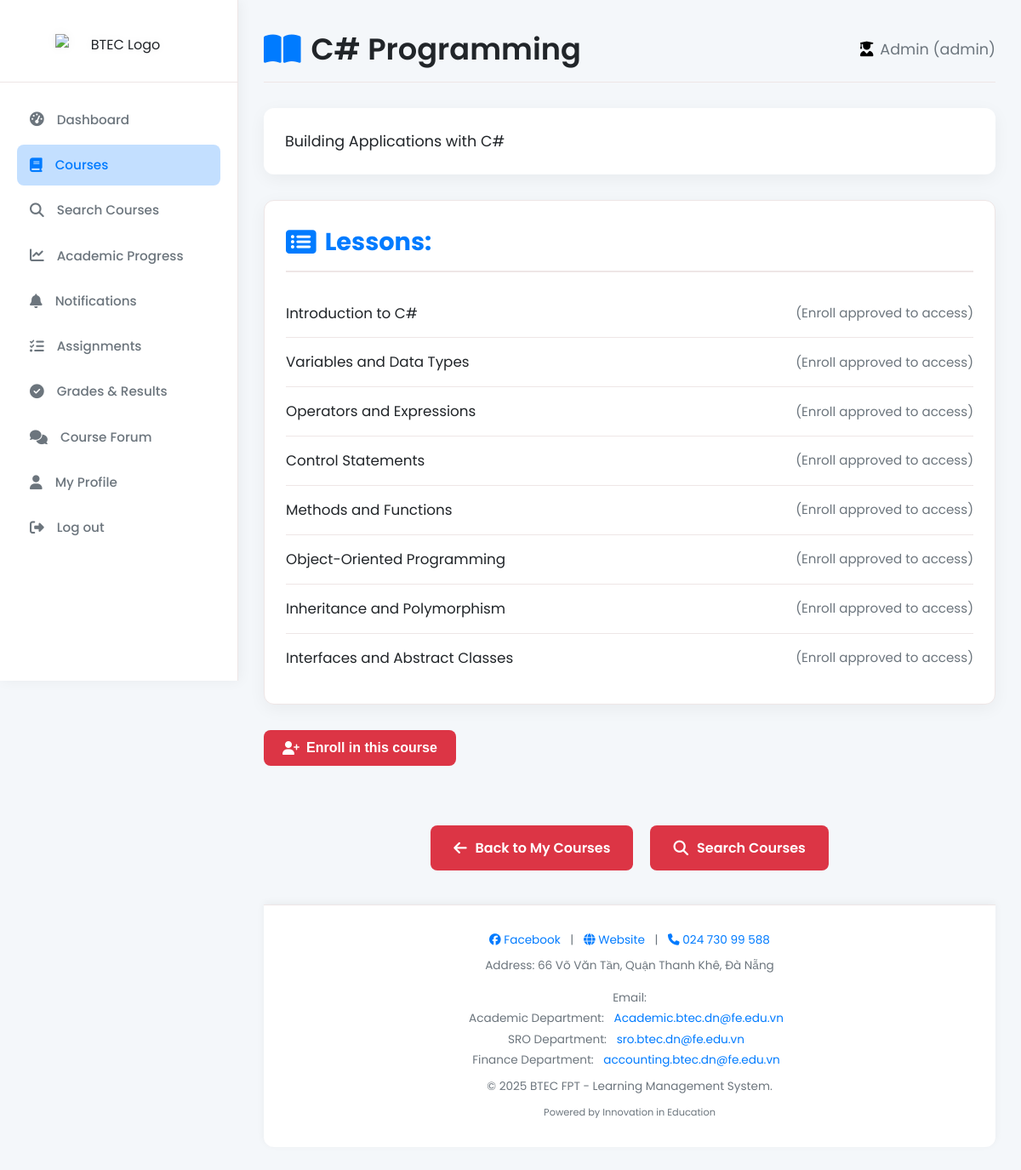
The page /module/student/courses/course_detail.php?course_id=4 (signed in) on the database its author committed.
### tables this page shows
CREATE TABLE `courses` (
  `id` int NOT NULL,
  `title` varchar(255) NOT NULL,
  `department` varchar(255) DEFAULT NULL,
  `description` text,
  `teacher_id` int DEFAULT NULL,
  `created_at` datetime DEFAULT CURRENT_TIMESTAMP
);

CREATE TABLE `lessons` (
  `id` int NOT NULL,
  `course_id` int NOT NULL,
  `title` varchar(255) NOT NULL,
  `content` text,
  `video_link` varchar(255) DEFAULT NULL,
  `created_at` datetime DEFAULT CURRENT_TIMESTAMP,
  `file_path` varchar(255) DEFAULT NULL
);

### module/student/courses/course_detail.php (the view, shortened to what this page needs)
<?php
include "../../../includes/db_connect.php";
$course_id = intval($_GET['course_id']);
$enrolled_status = null;
$stmt = $conn->prepare("SELECT title, description FROM courses WHERE id = ?");
$stmt->bind_param("i", $course_id);
$stmt->execute();
$stmt->store_result();
$stmt->bind_result($title, $description);
$lesson_query = $conn->prepare("SELECT id, title FROM lessons WHERE course_id = ?");
$lesson_query->bind_param("i", $course_id);
$lesson_query->execute();
$lessons_result = $lesson_query->get_result();
$fullname = htmlspecialchars($_SESSION['fullname']);
$role = htmlspecialchars($_SESSION['role']);
?>
<!DOCTYPE html>
<html lang="en">
<head>
    <link rel="stylesheet" href="https://cdnjs.cloudflare.com/ajax/libs/font-awesome/6.5.0/css/all.min.css">
    <link rel="stylesheet" href="../../../css/style.css">
    <link rel="stylesheet" href="../../../css/student/course_detail.css">
</head>
<body>
    <?php include "../../../includes/student_sidebar.php"; ?>
    <div class="main-content">
        <div class="course-detail-header">
            <h2><i class="fas fa-book-open"></i> <?= htmlspecialchars($title); ?></h2>
            <div class="user-info">
                <i class="fas fa-user-graduate"></i> <?= $fullname; ?> (<?= $role; ?>)
            </div>
        </div>
        <p class="course-description"><?= htmlspecialchars($description); ?></p>
        <section class="lessons-section">
            <h3><i class="fas fa-list-alt"></i> Lessons:</h3>
            <?php if ($lessons_result->num_rows > 0): ?>
                <ul class="lessons-list">
                    <?php while ($lesson = $lessons_result->fetch_assoc()): ?>
                        <li>
                            <?= htmlspecialchars($lesson['title']); ?>
                            <?php if ($enrolled_status == 'approved'): ?>
                                <a href="lesson.php?id=<?= $lesson['id']; ?>">View Lesson <i class="fas fa-arrow-right"></i></a>
                            <?php else: ?>
                                <span>(Enroll approved to access)</span>
                            <?php endif; ?>
                        </li>
                    <?php endwhile; ?>
                </ul>
            <?php else: ?>
                <p>No lessons available in this course.</p>
            <?php endif; ?>
        </section>
        <div class="course-actions">
            <div class="enroll-section">
                <?php if ($enrolled_status == 'approved'): ?>
                    <p class="enrolled-message">
                        <i class="fas fa-check-circle"></i> You are enrolled in this course.
                    </p>
                    <div class="quick-actions-row">
                        <a class="quiz-forum-btn" href="../quiz/quiz_list.php?course_id=<?= $course_id ?>"><i class="fas fa-question-circle"></i> View Quizzes</a>
                        </div>
                <?php elseif ($enrolled_status == 'pending'): ?>
                    <p class="pending-message">
                        <i class="fas fa-clock"></i> Enrollment pending approval.
                    </p>
                <?php else: ?>
                    <form method="post" action="" style="display:inline;">
                        <button type="submit" name="enroll" class="quiz-forum-btn">
                            <i class="fas fa-user-plus"></i> Enroll in this course
                        </button>
                    </form>
                <?php endif; ?>
            </div>
        </div>
        <div class="navigation-links">
            <a href="courses.php"><i class="fas fa-arrow-left"></i> Back to My Courses</a>
            <a href="student_search_courses.php"><i class="fas fa-search"></i> Search Courses</a>
        </div>
        <?php include "../../../includes/footer.php"; ?>
    </div>
</body>
</html>

### css/style.css (style rules this page uses)
:root { --primary-color: #007bff; --accent-color: #dc3545; --background-light: #f4f7fa; --background-card: #ffffff; --text-dark: #212529; --text-medium: #6c757d; --text-light: #ced4da; --border-color: #eee6e6; --shadow-light: rgba(0, 0, 0, 0.05); --shadow-medium: rgba(0, 0, 0, 0.1); }
*, *::before, *::after { box-sizing: border-box; margin: 0; padding: 0; }
body { font-family: 'Poppins', sans-serif; background-color: var(--background-light); color: var(--text-dark); line-height: 1.6; display: flex; min-height: 100vh; }

### css/student/course_detail.css (style rules this page uses)
.main-content { margin-left: 280px; padding: 30px; flex-grow: 1; display: flex; flex-direction: column; background-color: var(--background-light); transition: margin-left 0.3s ease; }
.course-detail-header { display: flex; justify-content: space-between; align-items: center; margin-bottom: 30px; padding-bottom: 10px; border-bottom: 1px solid var(--border-color); }
.course-detail-header h2 { font-size: 2.2em; color: var(--text-dark); margin: 0; display: flex; align-items: center; font-weight: 600; }
.course-detail-header h2 i { margin-right: 12px; color: var(--primary-color); font-size: 1.1em; }
.user-info { font-size: 1.1em; color: var(--text-medium); display: flex; align-items: center; }
.user-info i { margin-right: 8px; color: black; }
.course-description { background-color: var(--background-card); padding: 25px; border-radius: 12px; box-shadow: 0 5px 20px var(--shadow-light); margin-bottom: 30px; font-size: 1.1em; color: var(--text-dark); line-height: 1.6; }
.lessons-section { background-color: var(--background-card); padding: 25px; border-radius: 12px; box-shadow: 0 5px 20px var(--shadow-light); margin-bottom: 30px; border: 1px solid var(--border-color); }
.lessons-section h3 { font-size: 1.8em; color: var(--primary-color); margin-bottom: 20px; border-bottom: 2px solid var(--border-color); padding-bottom: 10px; display: flex; align-items: center; }
.lessons-section h3 i { margin-right: 10px; font-size: 1.1em; }
.lessons-list { list-style: none; padding-left: 0; }
.lessons-list li { padding: 15px 0; border-bottom: 1px solid var(--border-color); display: flex; justify-content: space-between; align-items: center; font-size: 1.05em; color: var(--text-dark); }
.lessons-list li:last-child { border-bottom: none; }
.lessons-list li span { color: var(--text-medium); margin-left: 12px; font-size: 0.9em; }
.course-actions { margin-bottom: 30px; }
.quiz-forum-btn { display: inline-flex; align-items: center; padding: 10px 20px; background-color: var(--accent-color); color: white; text-decoration: none; border-radius: 8px; font-weight: 600; transition: transform 0.2s ease, box-shadow 0.3s ease; font-size: 1em; box-shadow: 0 4px 15px rgba(var(--accent-rgb), 0.2); border: 2px solid transparent; cursor: pointer; }
.quiz-forum-btn i { margin-right: 8px; }
.navigation-links { margin-top: 40px; display: flex; justify-content: center; gap: 20px; flex-wrap: wrap; }
.navigation-links a { display: inline-flex; align-items: center; padding: 12px 25px; background-color: var(--accent-color); color: white; text-decoration: none; border-radius: 8px; font-weight: 600; transition: transform 0.2s ease, box-shadow 0.3s ease; font-size: 1em; box-shadow: 0 4px 15px rgba(var(--accent-rgb), 0.2); border: 2px solid transparent; }
.navigation-links a i { margin-right: 10px; font-size: 1.1em; }

### rows shown on the page
courses: title "C# Programming", description "Building Applications with C#"
lessons: title "Introduction to C#"
lessons: title "Variables and Data Types"
lessons: title "Operators and Expressions"
lessons: title "Control Statements"
lessons: title "Methods and Functions"
lessons: title "Object-Oriented Programming"
lessons: title "Inheritance and Polymorphism"
lessons: title "Interfaces and Abstract Classes"

### other values the page prints
$fullname "Admin"
$role "admin"
